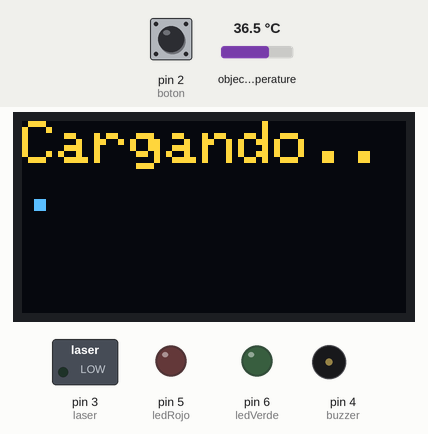
Bench run of a sketch on a simulated Arduino Uno, built with avr-gcc and run on an emulated ATmega328P. On the bench: 128×64 one-colour display, switched loads named in the sketch (green lamp = pin HIGH), output pins drawn as LEDs (lit = HIGH), buzzer (waves = sounding). Dashed ring = blinking. Inputs (shaded band) come from the test bench; at power-on: pin 2 (boton) HIGH, object temperature 36.5 °C. The OLED is the two-colour kind (top 16 rows yellow).

Above: at 2.7 s.
2.8 s: pin 2 (boton) pulled LOW for 0.15 s
At 4.7 s:
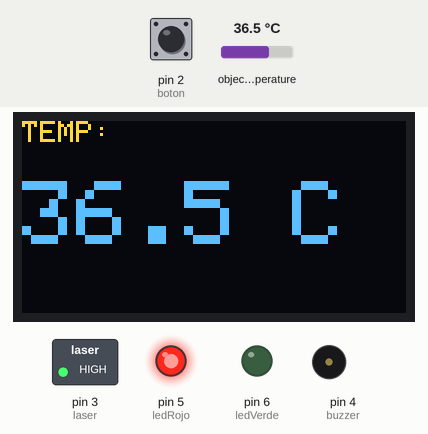
5.9 s: pin 2 (boton) pulled LOW for 1 s
At 9.4 s:
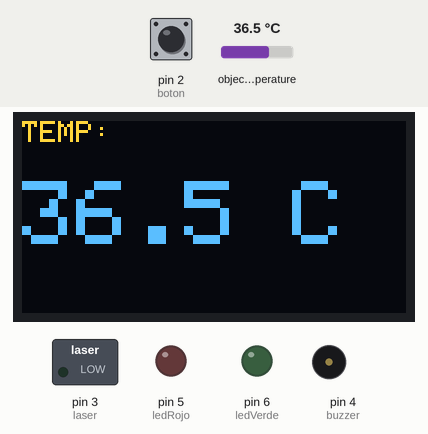
9.7 s: pin 2 (boton) pulled LOW for 3.2 s
At 11.3 s:
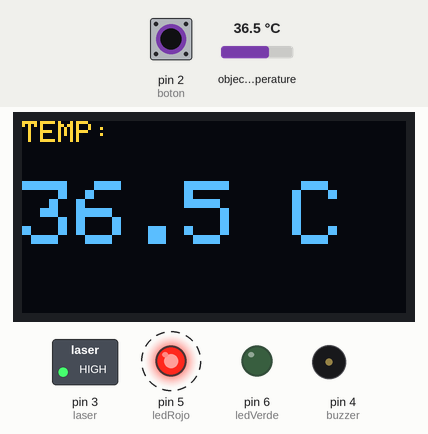
Timing chart, 0 to 15.9 s (numbered marks = the images above; inputs shaded):
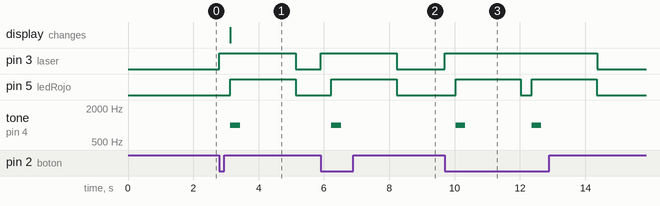

The sketch:

Temperatura_Gun.ino
```cpp
#include <Wire.h>
#include <Adafruit_MLX90614.h>
#include <Adafruit_GFX.h>
#include <Adafruit_SSD1306.h>
// Dimensiones de pantalla OLED
#define SCREEN_WIDTH 128
#define SCREEN_HEIGHT 64
// Crear instancia para la pantalla OLED (dirección 0x3C por defecto)
Adafruit_SSD1306 display(SCREEN_WIDTH, SCREEN_HEIGHT, &Wire, -1);
// Crear instancia para el sensor MLX90614
Adafruit_MLX90614 mlx = Adafruit_MLX90614();
// Pines
const int ledRojo = 5;
const int ledVerde = 6;
const int buzzer = 4;
const int boton = 2;
const int laser = 3;
bool medicionActiva = false;
void setup() {
  Serial.begin(9600);
  // Inicializar pantalla OLED
  if (!display.begin(SSD1306_SWITCHCAPVCC, 0x3C)) {
    Serial.println(F("Error al iniciar la pantalla OLED"));
    while (true);
  }
  display.clearDisplay();
  display.setTextSize(2);
  display.setTextColor(SSD1306_WHITE);
  display.setCursor(0, 0);
  display.println("Cargando...");
  display.display();
  // Inicializar sensor MLX90614
  mlx.begin();
  // Configurar pines
  pinMode(ledRojo, OUTPUT);
  pinMode(ledVerde, OUTPUT);
  pinMode(buzzer, OUTPUT);
  pinMode(laser, OUTPUT);
  pinMode(boton, INPUT_PULLUP); // El botón va a GND
  digitalWrite(laser, LOW); // Inicialmente apagado
  digitalWrite(ledRojo, LOW);
  digitalWrite(ledVerde, LOW);
  digitalWrite(buzzer, LOW);
  delay(1500);
  display.clearDisplay();
}
void loop() {
  if (digitalRead(boton) == LOW) {
    medicionActiva = true;
    digitalWrite(laser, HIGH);
    delay(300); // Pequeño rebote y espera
  }
  if (medicionActiva) {
    float temp = mlx.readObjectTempC();
    display.clearDisplay();
    display.setCursor(0, 0);
    display.setTextSize(1);
    display.print("TEMP:");
    display.setCursor(0, 20);
    display.setTextSize(3);
    display.print(temp, 1); // Un decimal
    display.print(" C");
    display.display();
    if (temp > 31.5) {
      digitalWrite(ledRojo, HIGH);
      digitalWrite(ledVerde, LOW);
      tone(buzzer, 1000, 300); // Beep
    } else {
      digitalWrite(ledRojo, LOW);
      digitalWrite(ledVerde, HIGH);
      noTone(buzzer);
    }
    delay(2000); // Espera entre lecturas
    digitalWrite(ledRojo, LOW);
    digitalWrite(ledVerde, LOW);
    digitalWrite(buzzer, LOW);
    digitalWrite(laser, LOW);
    medicionActiva = false;
  }
}
```

Measured:
- after the input at 2.8 s, pin 3 (laser): LOW → HIGH at once, → LOW 2.3 s later; pin 5 (ledRojo): LOW → HIGH after 0.33 s, → LOW 2.0 s later; tone on pin 4 (buzzer): silent → 1000 Hz after 0.33 s, → silent 0.30 s later; the display: changes after 0.33 s (image 1)
- after the input at 5.9 s, pin 3 (laser): LOW → HIGH at once, → LOW 2.3 s later; pin 5 (ledRojo): LOW → HIGH after 0.33 s, → LOW 2.0 s later; tone on pin 4 (buzzer): silent → 1000 Hz after 0.33 s, → silent 0.30 s later
- after the input at 9.7 s, pin 3 (laser): LOW → HIGH at once, → LOW 4.7 s later; pin 5 (ledRojo): alternates HIGH for 2.0 s and LOW for 0.33 s, 4 changes in all, then stays LOW, starting after 0.33 s; tone on pin 4 (buzzer): alternates 1000 Hz for 0.30 s and silent for 2.0 s, 4 changes in all, then stays silent, starting after 0.33 s
